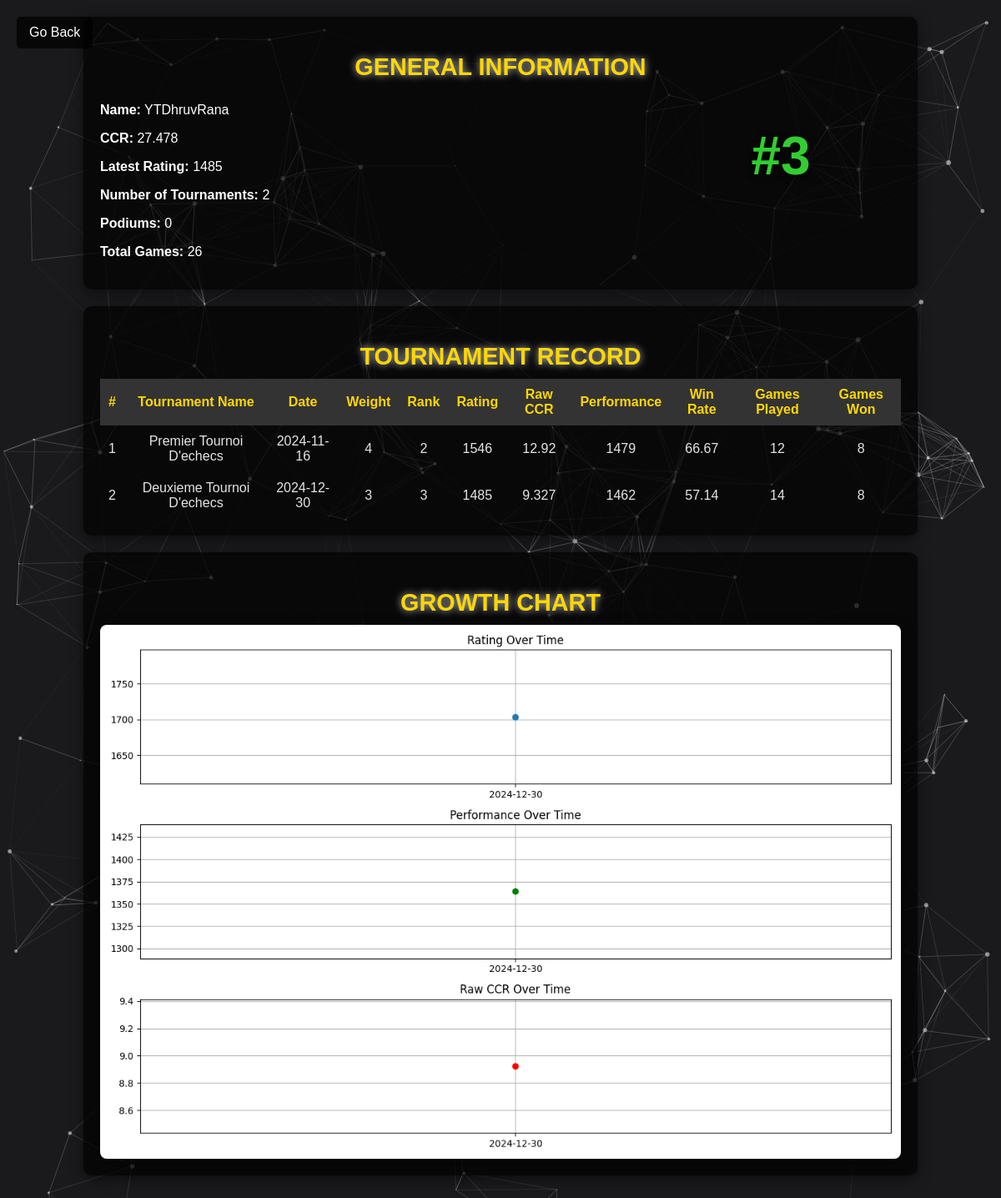
The app's page /playerinfo/YTDhruvRana, older data.
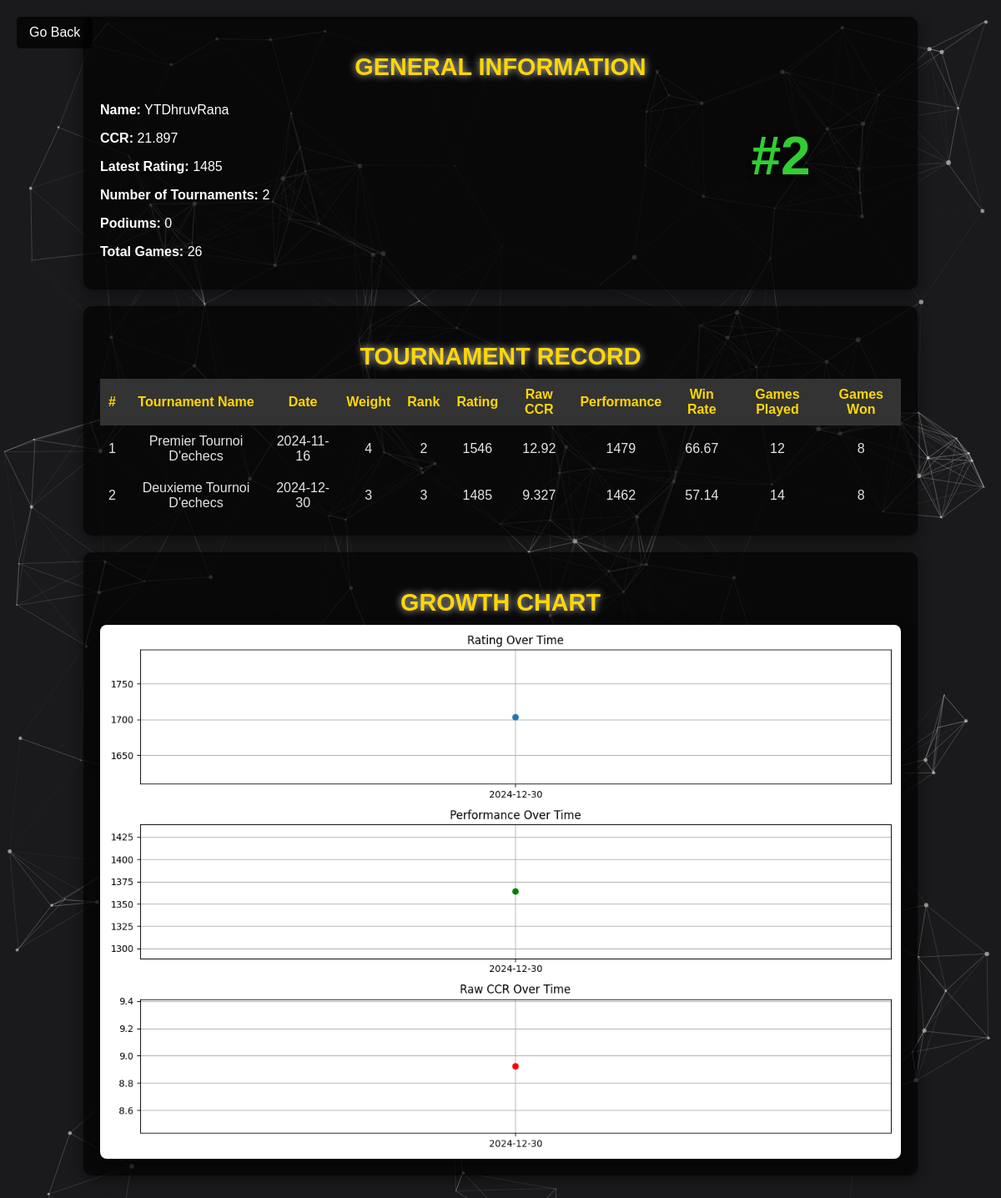
The same page, newer data.
### tables this page shows
CREATE TABLE players (
        name TEXT NOT NULL,
        rating INTEGER NOT NULL,
        ccr REAL NOT NULL,
        tourns INTEGER NOT NULL,
        podiums INTEGER NOT NULL
    );

### app.py (the view)
@app.route('/playerinfo/<player>')
def player_details(player):
    updateccr()
    conn = sqlite3.connect('data/players.db')
    c = conn.cursor()
    c.execute(f'SELECT date, rating, ccr, tourn, games, winrate, podium, weight, rank, perf FROM "{player}" ORDER BY date')
    data = c.fetchall()
    conn.close()
    dates, ratings, performances, ccrs, tournaments = [], [], [], [], []
    total_games, total_podiums = 0, 0
    ccrlive = 0
    try:
        for row in data:
            dates.append(row[0])
            ratings.append(row[1])
            performances.append(row[9])
            ccrs.append(row[2])
            tournaments.append({
                'tourn': row[3],
                'date': row[0],
                'weight': row[7],
                'rank': row[8],
                'rating': row[1],
                'ccr': row[2],
                'performance': row[9],
                'winrate': row[5],
                'games': row[4],
                'wins': round(row[5] * row[4] / 100)
            })
            total_games += row[4]
            total_podiums += row[6]
    except Exception as e:
        print('Error in gathering data:', e)
    conn = sqlite3.connect('data/main.db')
    c = conn.cursor()
    rank = None
    try:
        c.execute('SELECT name, ccr FROM players ORDER BY ccr DESC')
        players_ranked = c.fetchall()
        for index, (name, ccr) in enumerate(players_ranked, start=1):
            if name == player:
                ccrlive = ccr
                rank = index
                break
    except Exception as e:
        print('Error in CCRLIVE or rank:', e, player)
    conn.close()
    plt.figure(figsize=(12, 8))
    plt.subplot(3, 1, 1)
    plt.plot(dates, ratings, marker='o', label='Rating')
    plt.title('Rating Over Time')
    plt.grid()
    plt.subplot(3, 1, 2)
    plt.plot(dates, performances, marker='o', label='Performance', color='green')
    plt.title('Performance Over Time')
    plt.grid()
    plt.subplot(3, 1, 3)
    plt.plot(dates, ccrs, marker='o', label='Raw CCR', color='red')
    plt.title('Raw CCR Over Time')
    plt.grid()
    plt.tight_layout()
    plt.savefig('static/growth_chart.png')
    plt.close()
    return render_template(
        'details.html',
        player=player,
        tourns=len(data),
        ccr=ccrlive,
        rank=rank,
        rating=ratings[-1] if ratings else 0,
        podiums=total_podiums,
        games=total_games,
        tournaments=tournaments
    )

### app.py (called while the page is built)
def ccrdecay(ccr, weight, tournament_date):
    try:
        today = datetime.now()
        days_elapsed = (today - tournament_date).days
        early_decay_days = min(days_elapsed, int(weight * 15))
        early_decay = early_decay_days * 0.005
        late_decay_days = max(0, days_elapsed - int(weight * 15))
        late_decay = late_decay_days * 0.1
        total_decay = early_decay + late_decay
        decayed_ccr = max(0, ccr - total_decay)
        return decayed_ccr
    except Exception as e:
        print(f"Error calculating CCR decay: {e}")
        return round(ccr,3)

### templates/details.html (shortened to what this page needs)
<!DOCTYPE html>
<html lang="en">
<head>
    <link rel="stylesheet" href="{{ url_for('static', filename='styles_player_details.css') }}">
</head>
<body>
    <div id="particles-js"></div>
    <button class="back-button" onclick="goBack()">Go Back</button>
    <div class="general-info">
        <h2 class="div-heading">GENERAL INFORMATION</h2>
        <div class="info-container">
            <div class="info-left">
                <p><strong>Name:</strong> {{ player }}</p>
                <p><strong>CCR:</strong> {{ ccr | round(3) }}</p>
                <p><strong>Latest Rating:</strong> {{ rating }}</p>
                <p><strong>Number of Tournaments:</strong> {{ tourns }}</p>
                <p><strong>Podiums:</strong> {{ podiums }}</p>
                <p><strong>Total Games:</strong> {{ games }}</p>
            </div>
            <div class="rank-display">
                <h1 class="rank {% if rank <= 5 %}top-rank{% else %}lower-rank{% endif %}">#{{ rank }}</h1>
            </div>
        </div>
    </div>
    <div class="tournament-record">
        <h2 class="div-heading">TOURNAMENT RECORD</h2>
        <table class="tournament-table">
            <thead>
                <tr>
                    <th>#</th>
                    <th>Tournament Name</th>
                    <th>Date</th>
                    <th>Weight</th>
                    <th>Rank</th>
                    <th>Rating</th>
                    <th>Raw CCR</th>
                    <th>Performance</th>
                    <th>Win Rate</th>
                    <th>Games Played</th>
                    <th>Games Won</th>
                </tr>
            </thead>
            <tbody>
                {% for tournament in tournaments %}
                <tr>
                    <td>{{ loop.index }}</td>
                    <td>{{ tournament['tourn'] }}</td>
                    <td>{{ tournament['date'] }}</td>
                    <td>{{ tournament['weight'] }}</td>
                    <td>{{ tournament['rank'] }}</td>
                    <td>{{ tournament['rating'] }}</td>
                    <td>{{ tournament['ccr'] }}</td>
                    <td>{{ tournament['performance'] }}</td>
                    <td>{{ tournament['winrate'] }}</td>
                    <td>{{ tournament['games'] }}</td>
                    <td>{{ tournament['wins'] }}</td>
                </tr>
                {% endfor %}
            </tbody>
        </table>
    </div>
    <div class="growth-chart">
        <h2 class="div-heading">GROWTH CHART</h2>
        <img src="{{ url_for('static', filename='growth_chart.png') }}" alt="Growth Chart" class="chart-image">
    </div>
</body>
</html>

Row changes from the older to the newer data that the page shows:
changed players "YTDhruvRana": ccr "27.478" → "21.897"
Text that changed along with them:
{{ rank }}: "3" → "2"
